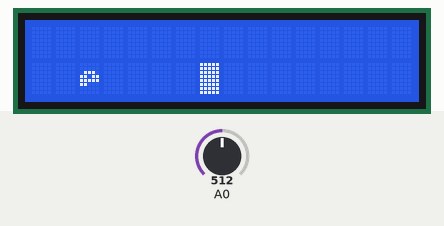
Recording of a sketch running on a simulated Arduino Uno, built with avr-gcc and run on an emulated ATmega328P. Shown: 16×2 character LCD. Inputs (shaded band) come from the test bench; at power-on: A0 = 512. Random numbers use the default seed unless the sketch sets one.

Above: at 1.2 s.
1.3 s: A0 set to 390
At 1.52 s:
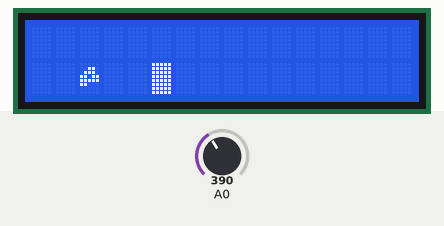
3.2 s: A0 set to 409
At 3.5 s:
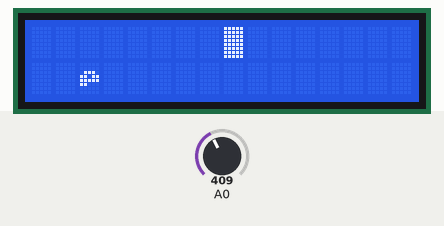
5.3 s: A0 set to 306
At 7.2 s:
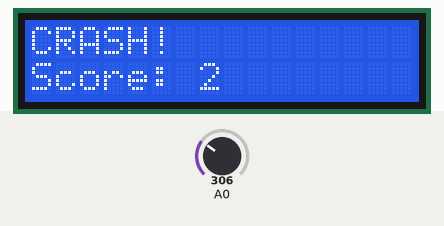
Timing chart, 0 to 8.7 s (numbered marks = the images above; inputs shaded):
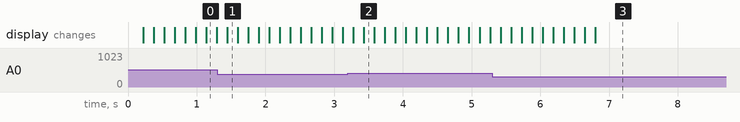

Measured:
- the behaviour switches between 399 and 400 on A0 (found by bisection; images 1 and 2)

The sketch:

02_Bird_Game.ino
```cpp
#include <LiquidCrystal.h>

LiquidCrystal lcd(8, 9, 4, 5, 6, 7);

byte bird[8] = {0x00, 0x00, 0x0E, 0x1B, 0x1F, 0x18, 0x00, 0x00};
byte birdWing[8] = {0x00, 0x06, 0x0E, 0x1B, 0x1F, 0x18, 0x00, 0x00};
byte pipe[8] = {0x1F, 0x1F, 0x1F, 0x1F, 0x1F, 0x1F, 0x1F, 0x1F};

float birdY = 0.5;
float velocity = 0;
float gravity = 0.2; // Gravedad ajustada
float jump = -0.5;   // Salto ajustado
int pipeX = 15;
int gapY = 0;
int score = 0;
bool playing = true;

void setup() {
  lcd.begin(16, 2);
  lcd.createChar(0, bird);
  lcd.createChar(1, birdWing);
  lcd.createChar(2, pipe);
}

void loop() {
  if (!playing) return;

  int btn = analogRead(0);
  if (btn < 400) velocity = jump; // Salta con UP o RIGHT

  // Física
  velocity += gravity;
  birdY += velocity;

  // FIX: Límites matemáticos estrictos
  if (birdY > 1.0) { birdY = 1.0; velocity = 0; }
  if (birdY < 0.0) { birdY = 0.0; velocity = 0; }

  // Tuberías
  pipeX--;
  if (pipeX < 0) {
    pipeX = 15;
    gapY = random(0, 2);
    score++;
  }

  // FIX: Conversión segura a coordenadas LCD
  int visualY = (birdY >= 0.5) ? 1 : 0;

  // Colisión real (Solo si el pájaro y la tubería comparten columna y fila)
  if (pipeX == 2 && visualY != gapY) {
    playing = false;
    lcd.clear(); lcd.print("CRASH!");
    lcd.setCursor(0,1); lcd.print("Score: "); lcd.print(score);
    delay(2000);
    // Reset variables
    birdY = 0.5; velocity = 0; score = 0; pipeX = 15;
    playing = true;
    return;
  }

  // Dibujo
  lcd.clear();
  lcd.setCursor(2, visualY);
  lcd.write(velocity < 0 ? byte(1) : byte(0));

  lcd.setCursor(pipeX, 1 - gapY);
  lcd.write(byte(2));

  delay(150); // Velocidad del juego
}
```
